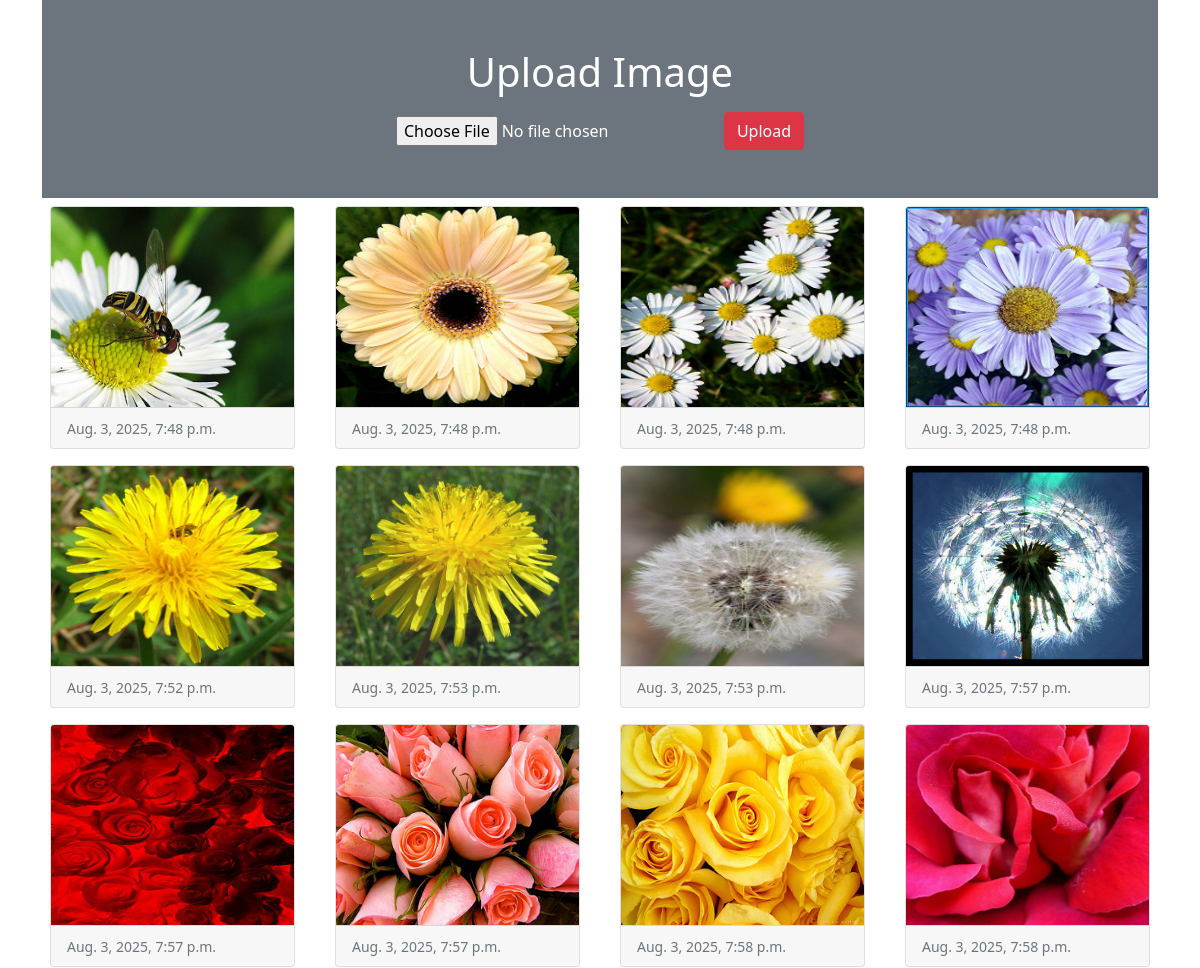
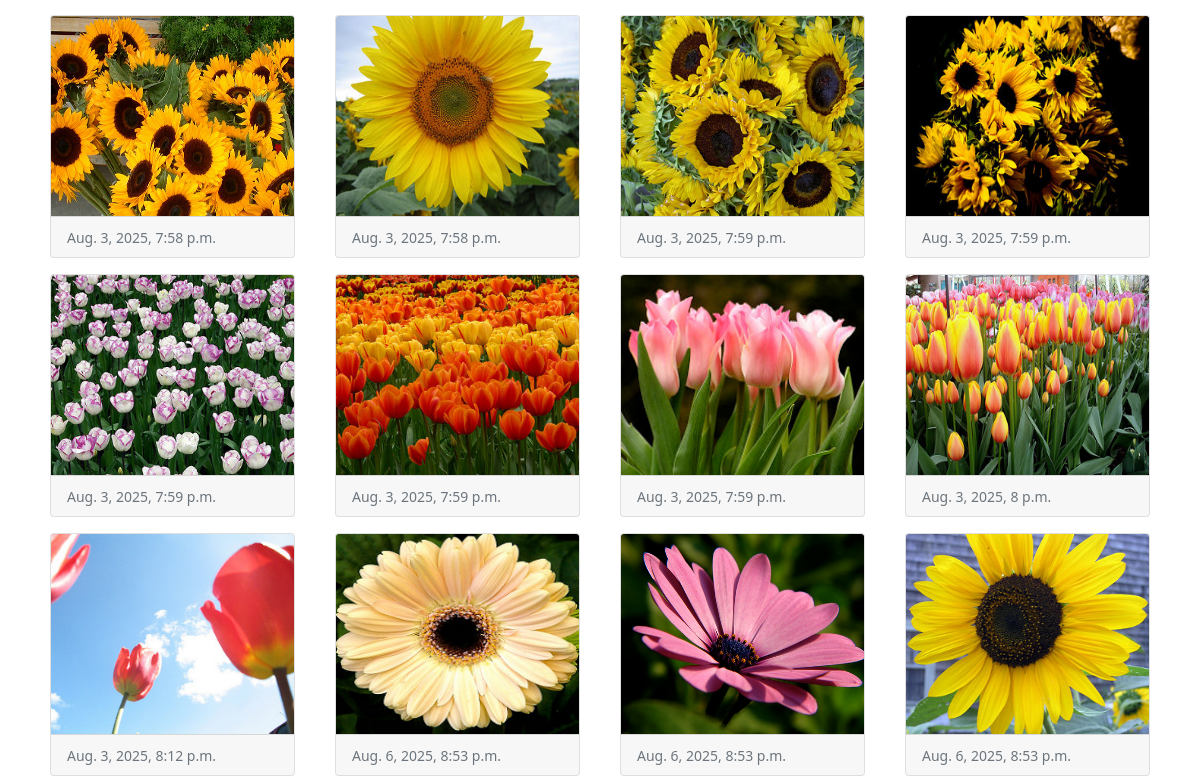
The page / on the database its author committed (2 pictures, top to bottom).
### myapp/models.py (models this page shows)
class ImageUploader(models.Model):
    photo = models.ImageField(upload_to="myImage")
    date = models.DateTimeField(auto_now_add=True)

### myapp/views.py (the view)
# urls.py: 2. Add a URL to urlpatterns:  path('', views.home, name='home')
def home(request):
    if request.method == "POST":
        form = ImageUploaderForm(request.POST, request.FILES)
        if form.is_valid():
            form.save()
    else:
        form = ImageUploaderForm()
    img = ImageUploader.objects.all()
    return render(request,'home.html',{'img':img, 'form':form})

### myapp/forms.py
class ImageUploaderForm(forms.ModelForm):
    class Meta:
        model = ImageUploader
        fields = '__all__'

### myapp/templates/home.html (shortened to what this page needs)
{% load tz %}
<!doctype html>
<html lang="en">
<head>
  <link href="https://cdn.jsdelivr.net/npm/bootstrap@5.1.3/dist/css/bootstrap.min.css" rel="stylesheet"
>
</head>
<body>
  <div class="container">
    <div class="py-5 text-center bg-secondary text-white">
      <h1 class="mb-3">Upload Image</h1>
      <form action="" method="POST" enctype="multipart/form-data" class="mx-auto" style="max-width: 600px;">
        <div class="d-flex justify-content-center align-items-center gap-3">
          {{ form.photo }}
          <input type="submit" class="btn btn-danger" value="Upload">
        </div>
      </form>
    </div>
    <div class="row">
      {% for x in img %}
      <div class="col-sm-3">
        <div class="card m-2">
          <img src="{{x.photo.url}}" alt="" class="card-img-top" height="200px">
          <div class="card-footer">
            <small class="text-muted">{{ x.date|localtime }}</small>
          </div>
        </div>
      </div>
      {% endfor %}
    </div>
  </div>
</body>
</html>

### rows shown on the page
ImageUploader: photo (picture), date "Aug. 3, 2025, 7:48 p.m."
ImageUploader: photo (picture), date "Aug. 3, 2025, 7:48 p.m."
ImageUploader: photo (picture), date "Aug. 3, 2025, 7:48 p.m."
ImageUploader: photo (picture), date "Aug. 3, 2025, 7:48 p.m."
ImageUploader: photo (picture), date "Aug. 3, 2025, 7:52 p.m."
ImageUploader: photo (picture), date "Aug. 3, 2025, 7:53 p.m."
ImageUploader: photo (picture), date "Aug. 3, 2025, 7:53 p.m."
ImageUploader: photo (picture), date "Aug. 3, 2025, 7:57 p.m."
ImageUploader: photo (picture), date "Aug. 3, 2025, 7:57 p.m."
ImageUploader: photo (picture), date "Aug. 3, 2025, 7:57 p.m."
ImageUploader: photo (picture), date "Aug. 3, 2025, 7:58 p.m."
ImageUploader: photo (picture), date "Aug. 3, 2025, 7:58 p.m."
ImageUploader: photo (picture), date "Aug. 3, 2025, 7:58 p.m."
ImageUploader: photo (picture), date "Aug. 3, 2025, 7:58 p.m."
ImageUploader: photo (picture), date "Aug. 3, 2025, 7:59 p.m."
ImageUploader: photo (picture), date "Aug. 3, 2025, 7:59 p.m."
ImageUploader: photo (picture), date "Aug. 3, 2025, 7:59 p.m."
ImageUploader: photo (picture), date "Aug. 3, 2025, 7:59 p.m."
ImageUploader: photo (picture), date "Aug. 3, 2025, 7:59 p.m."
ImageUploader: photo (picture), date "Aug. 3, 2025, 8 p.m."
ImageUploader: photo (picture), date "Aug. 3, 2025, 8:12 p.m."
ImageUploader: photo (picture), date "Aug. 6, 2025, 8:53 p.m."
ImageUploader: photo (picture), date "Aug. 6, 2025, 8:53 p.m."
ImageUploader: photo (picture), date "Aug. 6, 2025, 8:53 p.m."
